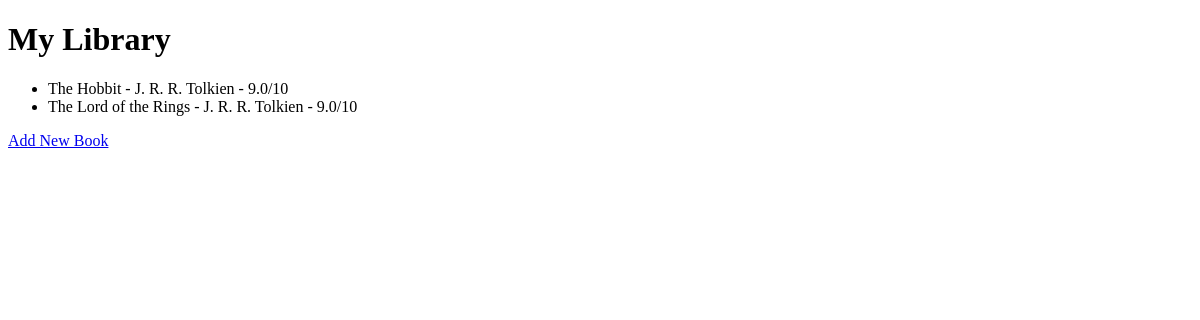
Before: / with the older database file.
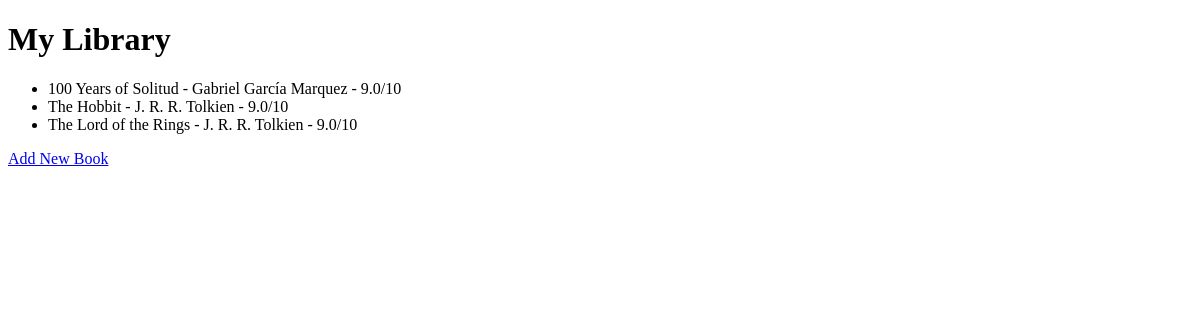
After: the same page with the newer database file.
### main.py (models this page shows)
class Book(db.Model):
    id: Mapped[int] = mapped_column(Integer, primary_key=True)
    title: Mapped[str] = mapped_column(String(250), unique=True, nullable=False)
    author: Mapped[str] = mapped_column(String(250), unique=False, nullable=False)
    rating: Mapped[float] = mapped_column(Float, unique=False, nullable=False)

### main.py (the view)
@app.route('/')
def home():
    results = db.session.execute(db.select(Book).order_by(Book.title))
    all_books = results.scalars()
    return render_template('index.html', book_list=all_books)

### templates/index.html (shortened to what this page needs)
<!DOCTYPE html>
<html lang="en">
  <head>
  </head>
  <body>
    <h1>My Library</h1>
    {% if book_list == []: %}
    <p>Library is Empty</p>
    {% else: %}
    <ul>
      {% for book in book_list: %}
      <li>{{ book.title }} - {{ book.author }} - {{ book.rating }}/10</li>
      {% endfor %}
    </ul>
    {% endif %}
    <a href="{{ url_for('add') }}">Add New Book</a>
  </body>
</html>

Changed rows visible on the page:
added Book: title "100 Years of Solitud", author "Gabriel García Marquez", rating "9.0"
